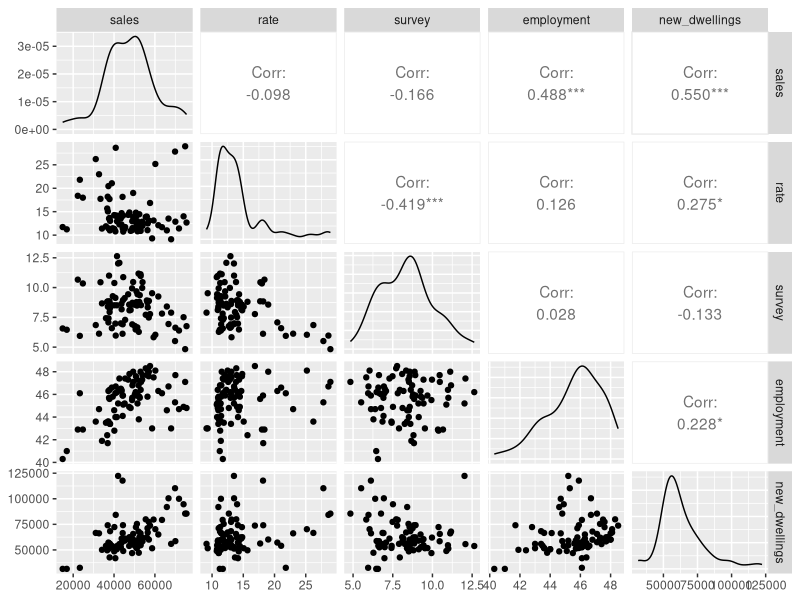
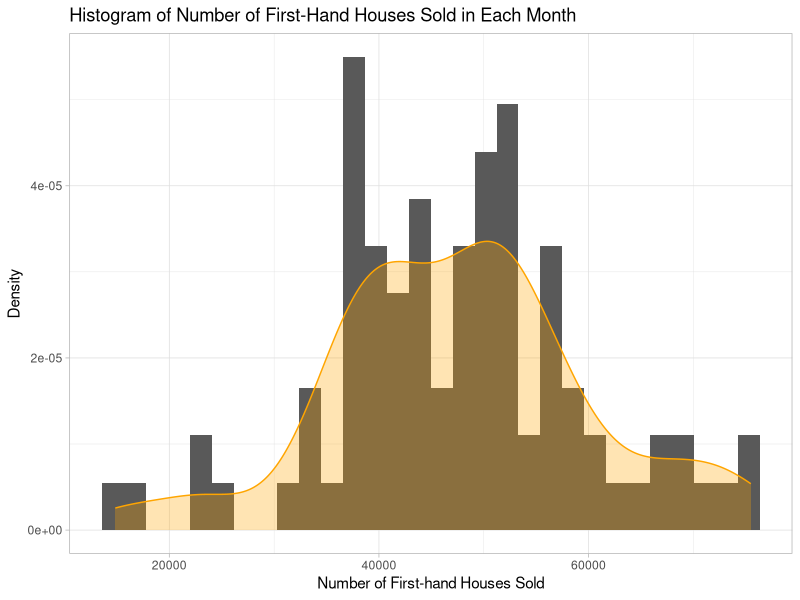
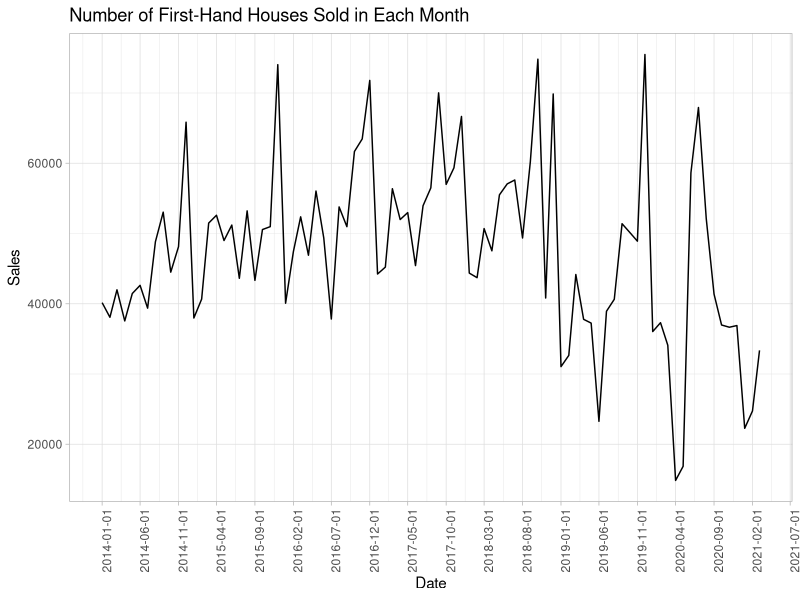
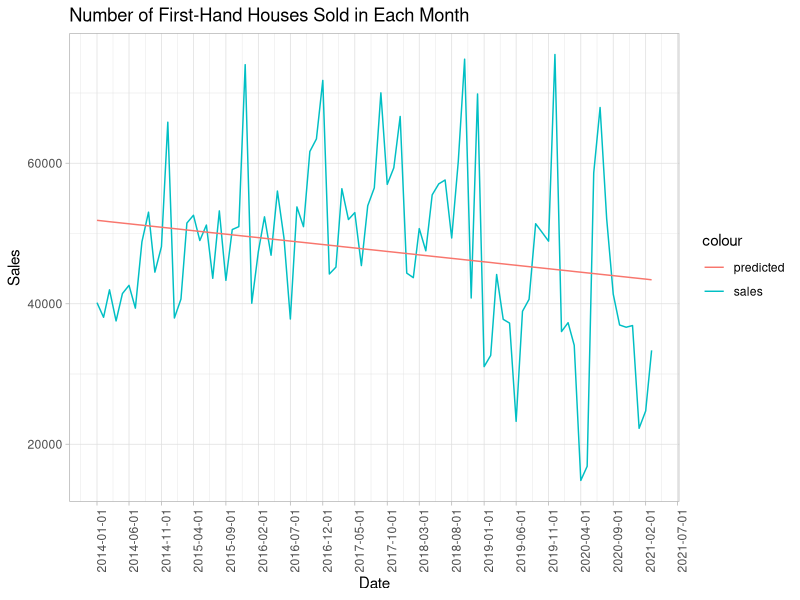
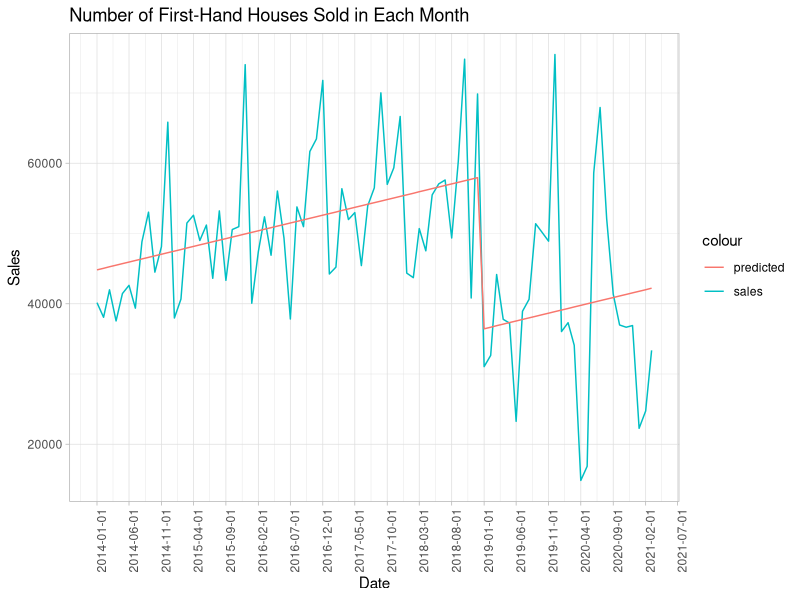
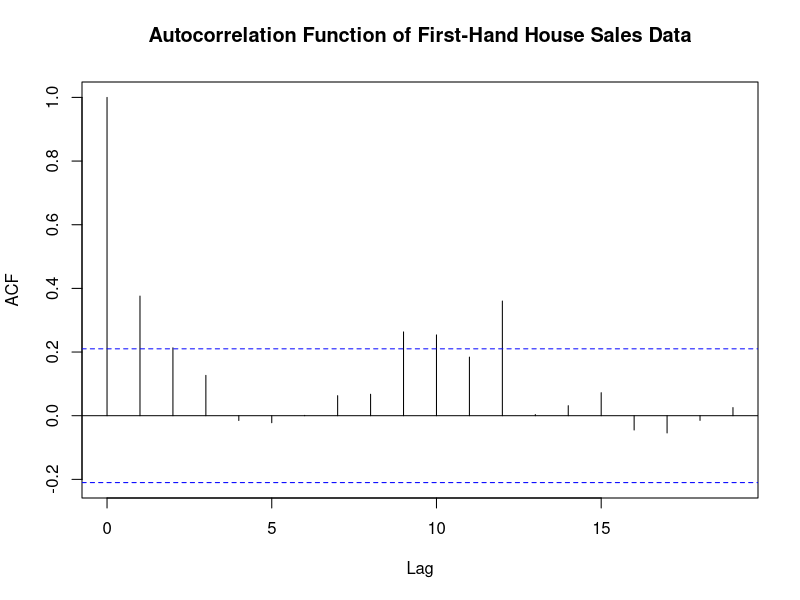
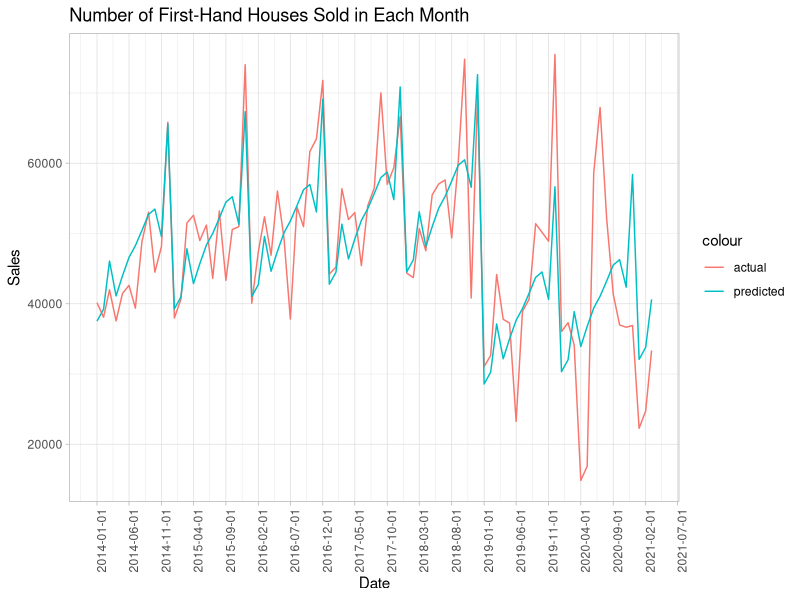
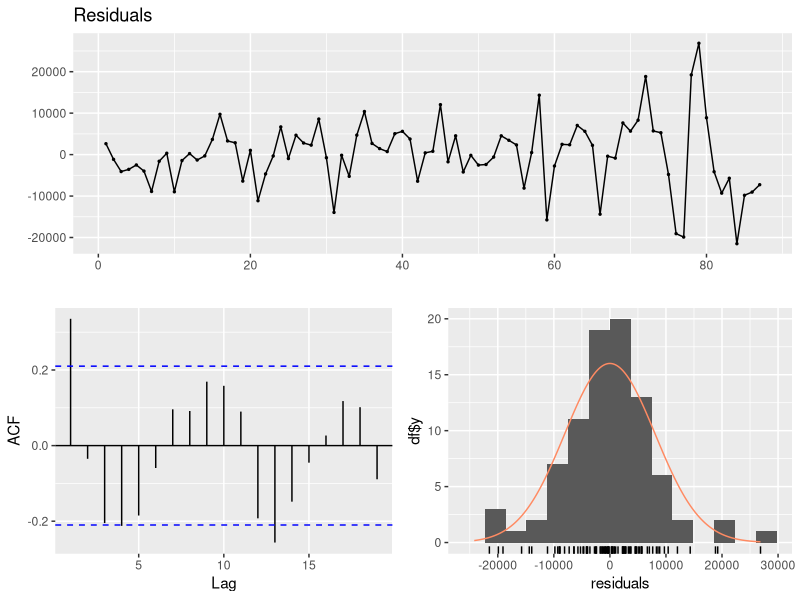

Reproduce these figures in R, in order.
## ---- chunk 1
knitr::opts_chunk$set(echo = FALSE)
library(data.table)
library(ggplot2)
library(lubridate)
library(forecast)
library(GGally)
library(readxl)
library(gridExtra)
## ---- chunk 2
house_sales <- as.data.table(read_excel("EVDS.xlsx"))
## ---- chunk 3
tail(house_sales)
## ---- chunk 4

house_sales[,day:="01"]
house_sales[,date:=as.Date.character(paste(Tarih, day), format="%Y-%m %d")]
house_sales[, Tarih:=NULL][, day:=NULL]
setnames(house_sales, c(1, 2, 3, 4, 5), c("sales", "employment", "rate", "survey", "new_dwellings"))
house_sales[, sales := as.numeric(sales)][, rate := as.numeric(rate)][, survey := as.numeric(survey)][, employment := as.numeric(employment)][, new_dwellings := as.numeric(new_dwellings)]
## ---- chunk 5
tail(house_sales)
## ---- chunk 6
ggpairs(house_sales[, .(sales, rate, survey, employment, new_dwellings)]) 

## ---- chunk 7
ggplot(house_sales, aes(x=sales)) + 
  geom_histogram(aes(y=..density..)) +
  geom_density(alpha=.3, fill="orange", color="orange") +
  theme_light() + 
  labs(title="Histogram of Number of First-Hand Houses Sold in Each Month",
       x="Number of First-hand Houses Sold",
       y="Density")
## ---- chunk 8
ggplot(house_sales, aes(x=date, y=sales)) + 
  geom_line() +
  theme_light() + 
  labs(title="Number of First-Hand Houses Sold in Each Month",
       x="Date",
       y="Sales") +
  scale_x_date(date_breaks = "5 months", 
               limits = as.Date(c("2014-01-01", "2021-03-01"))) +
  theme(axis.text.x = element_text(angle = 90))
## ---- chunk 9
house_sales[,trend:=1:.N]
reg<-lm(sales~trend, house_sales)
## ---- chunk 10
summary(reg)
house_sales[, predicted:=round(predict(reg, house_sales))]
ggplot(house_sales, aes(x=date)) + 
  geom_line(aes(y = sales, color = "sales")) + 
  geom_line(aes(y = predicted, color = "predicted")) +
  theme_light() + 
  labs(title="Number of First-Hand Houses Sold in Each Month",
       x="Date",
       y="Sales") +
  scale_x_date(date_breaks = "5 months", 
               limits = as.Date(c("2014-01-01", "2021-03-01"))) +
  theme(axis.text.x = element_text(angle = 90))
## ---- chunk 11
house_sales[date >= "2019-01-01", dummy := 1]
house_sales[is.na(dummy), dummy := 0]
## ---- chunk 12
reg<-lm(sales~trend+dummy, house_sales)
## ---- chunk 13
summary(reg)
house_sales[, predicted:=round(predict(reg, house_sales))]
ggplot(house_sales, aes(x=date)) + 
  geom_line(aes(y = sales, color = "sales")) + 
  geom_line(aes(y = predicted, color = "predicted")) +
  theme_light() + 
  labs(title="Number of First-Hand Houses Sold in Each Month",
       x="Date",
       y="Sales") +
  scale_x_date(date_breaks = "5 months", 
               limits = as.Date(c("2014-01-01", "2021-03-01"))) +
  theme(axis.text.x = element_text(angle = 90))
## ---- chunk 14
acf(house_sales[,sales], main="Autocorrelation Function of First-Hand House Sales Data")
## ---- chunk 15
house_sales[,mon:=as.character(month(date, label=TRUE))]
reg<-lm(sales~mon+trend+dummy, house_sales)
## ---- chunk 16
summary(reg)
house_sales[, predicted:=round(predict(reg, house_sales))]
ggplot(house_sales, aes(x=date)) + 
  geom_line(aes(y = sales, color = "actual")) + 
  geom_line(aes(y = predicted, color = "predicted")) +
  theme_light() + 
  labs(title="Number of First-Hand Houses Sold in Each Month",
       x="Date",
       y="Sales") +
  scale_x_date(date_breaks = "5 months", 
               limits = as.Date(c("2014-01-01", "2021-03-01"))) +
  theme(axis.text.x = element_text(angle = 90))
## ---- chunk 17
checkresiduals(reg)
## ---- chunk 18
house_sales[, residuals:=sales-predicted]
ggplot(house_sales, aes(x=rate, y=residuals)) + 
  geom_point() + 
  geom_smooth() +
  theme_light() +
  labs(title="Interest Rate on Housing Loans vs. Residuals",
       x="Interest Rate on Housing Loans",
       y="Residuals") 
## ---- chunk 19
reg<-lm(sales~mon+trend+dummy+rate, house_sales)
## ---- chunk 20
summary(reg)
house_sales[, predicted:=round(predict(reg, house_sales))]
ggplot(house_sales, aes(x=date)) + 
  geom_line(aes(y = sales, color = "actual")) + 
  geom_line(aes(y = predicted, color = "predicted")) +
  theme_light() + 
  labs(title="Number of First-Hand Houses Sold in Each Month",
       x="Date",
       y="Sales") +
  scale_x_date(date_breaks = "5 months", 
               limits = as.Date(c("2014-01-01", "2021-03-01"))) +
  theme(axis.text.x = element_text(angle = 90))

## ---- chunk 21
checkresiduals(reg)
## ---- chunk 22
house_sales[, residuals:=sales-predicted]
ggplot(house_sales, aes(x=survey, y=residuals)) + 
  geom_point() + 
  geom_smooth() +
  theme_light() +
  labs(title="Probability of Buying a New House vs. Residuals",
       x="Probability",
       y="Residuals") 

## ---- chunk 23
reg<-lm(sales~mon+trend+dummy+rate+survey, house_sales)
## ---- chunk 24
summary(reg)
house_sales[, predicted:=predict(reg, house_sales)]
ggplot(house_sales, aes(x=date)) + 
  geom_line(aes(y = sales, color = "actual")) + 
  geom_line(aes(y = predicted, color = "predicted")) +
  theme_light() + 
  labs(title="Number of First-Hand Houses Sold in Each Month",
       x="Date",
       y="Sales") +
  scale_x_date(date_breaks = "5 months", 
               limits = as.Date(c("2014-01-01", "2021-03-01"))) +
  theme(axis.text.x = element_text(angle = 90))
## ---- chunk 25
reg<-lm(sales~mon+trend+dummy+rate, house_sales)
house_sales[, predicted:=round(predict(reg, house_sales))]
house_sales[, residuals:=sales-predicted]
ggplot(house_sales, aes(x=employment, y=residuals)) + 
  geom_point() + 
  geom_smooth() +
  theme_light() +
  labs(title="Employment Rate vs. Residuals",
       x="Employment Rate",
       y="Residuals") 
## ---- chunk 26
reg<-lm(sales~mon+trend+dummy+rate+employment, house_sales)
## ---- chunk 27
summary(reg)
house_sales[, predicted:=round(predict(reg, house_sales))]
ggplot(house_sales, aes(x=date)) + 
  geom_line(aes(y = sales, color = "actual")) + 
  geom_line(aes(y = predicted, color = "predicted")) +
  theme_light() + 
  labs(title="Number of First-Hand Houses Sold in Each Month",
       x="Date",
       y="Sales") +
  scale_x_date(date_breaks = "5 months", 
               limits = as.Date(c("2014-01-01", "2021-03-01"))) +
  theme(axis.text.x = element_text(angle = 90))

## ---- chunk 28
checkresiduals(reg)
## ---- chunk 29
house_sales[, residuals:=sales-predicted]
ggplot(house_sales, aes(x=new_dwellings, y=residuals)) + 
  geom_point() + 
  geom_smooth() +
  theme_light() +
  labs(title="Number of New Dwellings vs. Residuals",
       x="Number of New Dwellings",
       y="Residuals") 
## ---- chunk 30
reg<-lm(sales~mon+trend+dummy+rate+employment+new_dwellings, house_sales)
## ---- chunk 31
summary(reg)
house_sales[, predicted:=predict(reg, house_sales)]
ggplot(house_sales, aes(x=date)) + 
  geom_line(aes(y = sales, color = "actual")) + 
  geom_line(aes(y = predicted, color = "predicted")) +
  theme_light() + 
  labs(title="Number of First-Hand Houses Sold in Each Month",
       x="Date",
       y="Sales") +
  scale_x_date(date_breaks = "5 months", 
               limits = as.Date(c("2014-01-01", "2021-03-01"))) +
  theme(axis.text.x = element_text(angle = 90))
## ---- chunk 32
checkresiduals(reg)
## ---- chunk 33
p1 <- ggplot(house_sales, aes(x=rate, y=residuals)) + geom_point() + theme_light()
p2 <- ggplot(house_sales, aes(x=employment, y=residuals)) + geom_point() + theme_light()
p3 <- ggplot(house_sales, aes(x=new_dwellings, y=residuals)) + geom_point() + theme_light()
p4 <- ggplot(house_sales, aes(x=predicted, y=residuals)) + geom_point() + theme_light() + labs(x="fitted")
grid.arrange(p1, p2, p3, p4, nrow=2, top="Regressors vs. Residuals and Fitted vs. Residuals Scatter Plots")
## ---- chunk 34
interest_rate <- house_sales[, mean(rate, na.rm = TRUE)]
employment_rate <- house_sales[mon=="Apr", mean(employment, na.rm = TRUE)]
dwellings <- house_sales[mon=="Apr", mean(new_dwellings, na.rm = TRUE)]
## ---- chunk 35
forecast <- predict(reg, data.frame(mon = "Apr",
                        trend = house_sales[,.N] + 1,
                        dummy = 1,
                        rate = interest_rate, 
                        employment = employment_rate,
                        new_dwellings = dwellings))
round(forecast)
